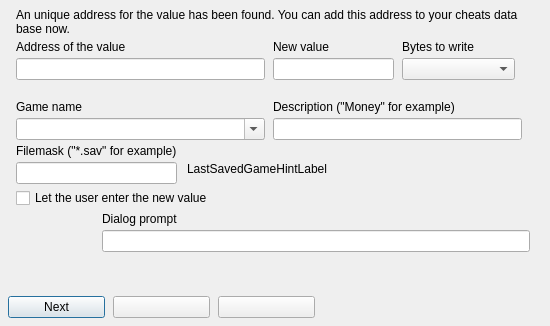
<?xml version="1.0" encoding="UTF-8"?>
<ui version="4.0">
  <class>CheatSearchForm</class>
  <widget class="QDialog" name="CheatSearchForm">
    <property name="geometry"><rect><x>0</x><y>0</y><width>550</width><height>326</height></rect></property>
    <property name="windowTitle"><string>Search for address in saved game</string></property>
    <property name="vclBorderStyle" stdset="0"><string notr="true">bsDialog</string></property>
    <property name="vclPosition" stdset="0"><string notr="true">poOwnerFormCenter</string></property>
    <property name="vclDesignWidth" stdset="0"><number>550</number></property>
    <property name="vclDesignHeight" stdset="0"><number>326</number></property>
    <layout class="QGridLayout" name="CheatSearchForm_Layout" columnstretch="0,0,0,0,1" rowstretch="1,0">
      <property name="leftMargin"><number>0</number></property>
      <property name="topMargin"><number>0</number></property>
      <property name="rightMargin"><number>4</number></property>
      <property name="bottomMargin"><number>8</number></property>
      <property name="horizontalSpacing"><number>8</number></property>
      <property name="verticalSpacing"><number>4</number></property>
      <item row="0" column="0" colspan="5">
        <widget class="QStackedWidget" name="Notebook">
          <property name="currentIndex"><number>2</number></property>
          <property name="vclPageNames" stdset="0"><stringlist notr="true"><string>SelectSearch</string><string>DoSearch</string><string>Actions</string><string>SelectAction</string></stringlist></property>
          <widget class="QWidget" name="Notebook_Page0">
            <property name="vclPageCaption" stdset="0"><string notr="true">SelectSearch</string></property>
            <property name="vclDesignWidth" stdset="0"><number>550</number></property>
            <property name="vclDesignHeight" stdset="0"><number>286</number></property>
            <layout class="QGridLayout" name="Notebook_Page0_Layout" columnstretch="0,0,1">
              <property name="leftMargin"><number>16</number></property>
              <property name="topMargin"><number>8</number></property>
              <property name="rightMargin"><number>5</number></property>
              <property name="bottomMargin"><number>8</number></property>
              <property name="horizontalSpacing"><number>8</number></property>
              <property name="verticalSpacing"><number>4</number></property>
              <item row="0" column="0" colspan="3">
                <widget class="QLabel" name="SearchStartLabel">
                  <property name="text"><string>If there is no unique address found for the value a second search will be needed. Please enter a name for the new search or select a search to be continued from the list.</string></property>
                  <property name="textFormat"><enum>Qt::PlainText</enum></property>
                  <property name="wordWrap"><bool>true</bool></property>
                  <property name="alignment"><set>Qt::AlignLeft|Qt::AlignTop</set></property>
                </widget>
              </item>
              <item row="1" column="0" colspan="3">
                <widget class="QRadioButton" name="SearchStartRadioButton1">
                  <property name="text"><string>Start new search</string></property>
                  <property name="checked"><bool>true</bool></property>
                </widget>
              </item>
              <item row="2" column="1" colspan="2">
                <widget class="QLabel" name="SearchNameEdit_EditLabel">
                  <property name="text"><string>Name for the value to be searched (can be "game name - value to be searched" for example)</string></property>
                  <property name="textFormat"><enum>Qt::PlainText</enum></property>
                  <property name="vclFocusControl" stdset="0"><string notr="true">SearchNameEdit</string></property>
                  <property name="vclLabeledEditOf" stdset="0"><string notr="true">SearchNameEdit</string></property>
                </widget>
              </item>
              <item row="3" column="1" colspan="2">
                <widget class="QLineEdit" name="SearchNameEdit">
          </widget>
              </item>
              <item row="4" column="0" colspan="3">
                <widget class="QRadioButton" name="SearchStartRadioButton2">
                  <property name="text"><string>Continue already started search</string></property>
                </widget>
              </item>
              <item row="5" column="1" colspan="2">
                <widget class="QComboBox" name="SearchNameComboBox">
                  <property name="editable"><bool>false</bool></property>
                  <property name="maxVisibleItems"><number>8</number></property>
                  <property name="sizeAdjustPolicy"><enum>QComboBox::AdjustToMinimumContentsLengthWithIcon</enum></property>
                  <property name="minimumContentsLength"><number>10</number></property>
                </widget>
              </item>
              <item row="6" column="1" alignment="Qt::AlignLeft">
                <widget class="QPushButton" name="SearchNameDeleteButton">
                  <property name="text"><string>Delete selected search data</string></property>
                  <property name="icon"><iconset resource="../../resources/dfend.qrc"><normaloff>:/glyphs/86ad06b420cc830c.png</normaloff></iconset></property>
                  <property name="autoDefault"><bool>false</bool></property>
                  <property name="vclOnClick" stdset="0"><string notr="true">SearchNameDeleteButtonClick</string></property>
                  <property name="minimumSize"><size><width>209</width><height>0</height></size></property>
                </widget>
              </item>
              <item row="0" column="2">
                <spacer name="Notebook_Page0_Layout_HFill">
                  <property name="orientation"><enum>Qt::Horizontal</enum></property>
                  <property name="sizeHint" stdset="0"><size><width>0</width><height>0</height></size></property>
                </spacer>
              </item>
              <item row="7" column="0">
                <spacer name="Notebook_Page0_VFill">
                  <property name="orientation"><enum>Qt::Vertical</enum></property>
                  <property name="sizeHint" stdset="0"><size><width>0</width><height>0</height></size></property>
                </spacer>
              </item>
            </layout>
          </widget>
          <widget class="QWidget" name="Notebook_Page1">
            <property name="vclPageCaption" stdset="0"><string notr="true">DoSearch</string></property>
            <property name="vclDesignWidth" stdset="0"><number>550</number></property>
            <property name="vclDesignHeight" stdset="0"><number>286</number></property>
            <layout class="QVBoxLayout" name="Notebook_Page1_Layout" stretch="0,0,0,1">
              <property name="leftMargin"><number>16</number></property>
              <property name="topMargin"><number>8</number></property>
              <property name="rightMargin"><number>13</number></property>
              <property name="bottomMargin"><number>8</number></property>
              <property name="spacing"><number>0</number></property>
              <item>
                <layout class="QGridLayout" name="Notebook_Page1_Section1" columnstretch="0,0,1">
                  <property name="leftMargin"><number>0</number></property>
                  <property name="topMargin"><number>0</number></property>
                  <property name="rightMargin"><number>0</number></property>
                  <property name="bottomMargin"><number>0</number></property>
                  <property name="horizontalSpacing"><number>8</number></property>
                  <property name="verticalSpacing"><number>4</number></property>
                  <item row="0" column="0" colspan="3">
                    <widget class="QLabel" name="DoSearchLabel">
                      <property name="text"><string>You can search for a known value or even for a value you do not know exactly. In the second case you will have to do multiple searches and tell D-Fend Reborn each time if the value has increased or decreased. When searching for an exactly known value you may also need more than one search if the value is been found at more than one addresses in the file.</string></property>
                      <property name="textFormat"><enum>Qt::PlainText</enum></property>
                      <property name="wordWrap"><bool>true</bool></property>
                      <property name="alignment"><set>Qt::AlignLeft|Qt::AlignTop</set></property>
                    </widget>
                  </item>
                  <item row="1" column="0" colspan="3">
                    <widget class="QRadioButton" name="ValueTypeRadioButton1">
                      <property name="text"><string>Search for known value</string></property>
                      <property name="checked"><bool>true</bool></property>
                    </widget>
                  </item>
                  <item row="2" column="1" colspan="2">
                    <widget class="QLabel" name="ValueEdit_EditLabel">
                      <property name="text"><string>Value to search for</string></property>
                      <property name="textFormat"><enum>Qt::PlainText</enum></property>
                      <property name="vclFocusControl" stdset="0"><string notr="true">ValueEdit</string></property>
                      <property name="vclLabeledEditOf" stdset="0"><string notr="true">ValueEdit</string></property>
                    </widget>
                  </item>
                  <item row="3" column="1" alignment="Qt::AlignLeft">
                    <widget class="QLineEdit" name="ValueEdit">
                      <property name="toolTip"><string>The value can be entered in decimal or hexadecimal notation. Hexadecimal numbers have to start with a leading "$".</string></property>
                      <property name="minimumSize"><size><width>153</width><height>0</height></size></property>
                    </widget>
                  </item>
                  <item row="4" column="0" colspan="3">
                    <widget class="QRadioButton" name="ValueTypeRadioButton2">
                      <property name="text"><string>Search for not exactly known value</string></property>
                    </widget>
                  </item>
                  <item row="5" column="1" alignment="Qt::AlignLeft">
                    <widget class="QComboBox" name="ValueComboBox">
                      <property name="editable"><bool>false</bool></property>
                      <property name="maxVisibleItems"><number>8</number></property>
                      <item>
                        <property name="text"><string>Value has increased since last search</string></property>
                      </item>
                      <item>
                        <property name="text"><string>Value has decreased since last search</string></property>
                      </item>
                      <property name="currentIndex"><number>0</number></property>
                      <property name="minimumSize"><size><width>249</width><height>0</height></size></property>
                    </widget>
                  </item>
                  <item row="0" column="2">
                    <spacer name="Notebook_Page1_Section1_HFill">
                      <property name="orientation"><enum>Qt::Horizontal</enum></property>
                      <property name="sizeHint" stdset="0"><size><width>0</width><height>0</height></size></property>
                    </spacer>
                  </item>
                </layout>
              </item>
              <item>
                <spacer name="Notebook_Page1_Gap1">
                  <property name="orientation"><enum>Qt::Vertical</enum></property>
                  <property name="sizeType"><enum>QSizePolicy::Fixed</enum></property>
                  <property name="sizeHint" stdset="0"><size><width>0</width><height>28</height></size></property>
                </spacer>
              </item>
              <item>
                <layout class="QGridLayout" name="Notebook_Page1_Section2" columnstretch="0,1,0">
                  <property name="leftMargin"><number>0</number></property>
                  <property name="topMargin"><number>0</number></property>
                  <property name="rightMargin"><number>0</number></property>
                  <property name="bottomMargin"><number>0</number></property>
                  <property name="horizontalSpacing"><number>8</number></property>
                  <property name="verticalSpacing"><number>4</number></property>
                  <item row="0" column="0" colspan="2">
                    <widget class="QLabel" name="FileNameEdit_EditLabel">
                      <property name="text"><string>Saved game file to search in</string></property>
                      <property name="textFormat"><enum>Qt::PlainText</enum></property>
                      <property name="vclFocusControl" stdset="0"><string notr="true">FileNameEdit</string></property>
                      <property name="vclLabeledEditOf" stdset="0"><string notr="true">FileNameEdit</string></property>
                    </widget>
                  </item>
                  <item row="1" column="0" colspan="2">
                    <widget class="QLineEdit" name="FileNameEdit">
          </widget>
                  </item>
                  <item row="1" column="2" alignment="Qt::AlignRight">
                    <widget class="QToolButton" name="FileNameButton">
                      <property name="icon"><iconset resource="../../resources/dfend.qrc"><normaloff>:/glyphs/92d9d1a333bceee3.png</normaloff></iconset></property>
                      <property name="iconSize"><size><width>16</width><height>16</height></size></property>
                      <property name="minimumSize"><size><width>23</width><height>0</height></size></property>
                    </widget>
                  </item>
                  <item row="0" column="1">
                    <spacer name="Notebook_Page1_Section2_HFill">
                      <property name="orientation"><enum>Qt::Horizontal</enum></property>
                      <property name="sizeHint" stdset="0"><size><width>0</width><height>0</height></size></property>
                    </spacer>
                  </item>
                </layout>
              </item>
              <item>
                <spacer name="Notebook_Page1_VFill">
                  <property name="orientation"><enum>Qt::Vertical</enum></property>
                  <property name="sizeHint" stdset="0"><size><width>0</width><height>0</height></size></property>
                </spacer>
              </item>
            </layout>
          </widget>
          <widget class="QWidget" name="Notebook_Page2">
            <property name="vclPageCaption" stdset="0"><string notr="true">Actions</string></property>
            <property name="vclDesignWidth" stdset="0"><number>550</number></property>
            <property name="vclDesignHeight" stdset="0"><number>286</number></property>
            <layout class="QVBoxLayout" name="Notebook_Page2_Layout" stretch="0,0,0,1">
              <property name="leftMargin"><number>16</number></property>
              <property name="topMargin"><number>8</number></property>
              <property name="rightMargin"><number>16</number></property>
              <property name="bottomMargin"><number>8</number></property>
              <property name="spacing"><number>0</number></property>
              <item>
                <layout class="QGridLayout" name="Notebook_Page2_Section1" columnstretch="0,0,0,1">
                  <property name="leftMargin"><number>0</number></property>
                  <property name="topMargin"><number>0</number></property>
                  <property name="rightMargin"><number>0</number></property>
                  <property name="bottomMargin"><number>0</number></property>
                  <property name="horizontalSpacing"><number>8</number></property>
                  <property name="verticalSpacing"><number>4</number></property>
                  <item row="0" column="0" colspan="4">
                    <widget class="QLabel" name="ActionLabel">
                      <property name="text"><string>An unique address for the value has been found. You can add this address to your cheats data base now.</string></property>
                      <property name="textFormat"><enum>Qt::PlainText</enum></property>
                      <property name="wordWrap"><bool>true</bool></property>
                      <property name="alignment"><set>Qt::AlignLeft|Qt::AlignTop</set></property>
                    </widget>
                  </item>
                  <item row="1" column="0">
                    <widget class="QLabel" name="AddressEdit_EditLabel">
                      <property name="text"><string>Address of the value</string></property>
                      <property name="textFormat"><enum>Qt::PlainText</enum></property>
                      <property name="vclFocusControl" stdset="0"><string notr="true">AddressEdit</string></property>
                      <property name="vclLabeledEditOf" stdset="0"><string notr="true">AddressEdit</string></property>
                    </widget>
                  </item>
                  <item row="1" column="1">
                    <widget class="QLabel" name="NewValueEdit_EditLabel">
                      <property name="text"><string>New value</string></property>
                      <property name="textFormat"><enum>Qt::PlainText</enum></property>
                      <property name="vclFocusControl" stdset="0"><string notr="true">NewValueEdit</string></property>
                      <property name="vclLabeledEditOf" stdset="0"><string notr="true">NewValueEdit</string></property>
                    </widget>
                  </item>
                  <item row="1" column="2" colspan="2">
                    <widget class="QLabel" name="BytesLabel">
                      <property name="text"><string>Bytes to write</string></property>
                      <property name="textFormat"><enum>Qt::PlainText</enum></property>
                      <property name="alignment"><set>Qt::AlignLeft|Qt::AlignTop</set></property>
                    </widget>
                  </item>
                  <item row="2" column="0" alignment="Qt::AlignLeft">
                    <widget class="QLineEdit" name="AddressEdit">
                      <property name="readOnly"><bool>true</bool></property>
                      <property name="minimumSize"><size><width>249</width><height>0</height></size></property>
                    </widget>
                  </item>
                  <item row="2" column="1" alignment="Qt::AlignLeft">
                    <widget class="QLineEdit" name="NewValueEdit">
                      <property name="minimumSize"><size><width>121</width><height>0</height></size></property>
                    </widget>
                  </item>
                  <item row="2" column="2" alignment="Qt::AlignLeft">
                    <widget class="QComboBox" name="BytesComboBox">
                      <property name="editable"><bool>false</bool></property>
                      <property name="maxVisibleItems"><number>8</number></property>
                      <property name="minimumSize"><size><width>113</width><height>0</height></size></property>
                    </widget>
                  </item>
                  <item row="0" column="3">
                    <spacer name="Notebook_Page2_Section1_HFill">
                      <property name="orientation"><enum>Qt::Horizontal</enum></property>
                      <property name="sizeHint" stdset="0"><size><width>0</width><height>0</height></size></property>
                    </spacer>
                  </item>
                </layout>
              </item>
              <item>
                <spacer name="Notebook_Page2_Gap1">
                  <property name="orientation"><enum>Qt::Vertical</enum></property>
                  <property name="sizeType"><enum>QSizePolicy::Fixed</enum></property>
                  <property name="sizeHint" stdset="0"><size><width>0</width><height>20</height></size></property>
                </spacer>
              </item>
              <item>
                <layout class="QGridLayout" name="Notebook_Page2_Section2" columnstretch="0,0,0,0,1">
                  <property name="leftMargin"><number>0</number></property>
                  <property name="topMargin"><number>0</number></property>
                  <property name="rightMargin"><number>0</number></property>
                  <property name="bottomMargin"><number>0</number></property>
                  <property name="horizontalSpacing"><number>8</number></property>
                  <property name="verticalSpacing"><number>4</number></property>
                  <item row="0" column="0" colspan="2">
                    <widget class="QLabel" name="GameNameLabel">
                      <property name="text"><string>Game name</string></property>
                      <property name="textFormat"><enum>Qt::PlainText</enum></property>
                      <property name="alignment"><set>Qt::AlignLeft|Qt::AlignTop</set></property>
                    </widget>
                  </item>
                  <item row="0" column="3" colspan="2">
                    <widget class="QLabel" name="DescriptionEdit_EditLabel">
                      <property name="text"><string>Description ("Money" for example)</string></property>
                      <property name="textFormat"><enum>Qt::PlainText</enum></property>
                      <property name="vclFocusControl" stdset="0"><string notr="true">DescriptionEdit</string></property>
                      <property name="vclLabeledEditOf" stdset="0"><string notr="true">DescriptionEdit</string></property>
                    </widget>
                  </item>
                  <item row="1" column="0" colspan="3" alignment="Qt::AlignLeft">
                    <widget class="QComboBox" name="GameNameComboBox">
                      <property name="editable"><bool>true</bool></property>
                      <property name="maxVisibleItems"><number>8</number></property>
                      <property name="minimumSize"><size><width>249</width><height>0</height></size></property>
                    </widget>
                  </item>
                  <item row="1" column="3" alignment="Qt::AlignLeft">
                    <widget class="QLineEdit" name="DescriptionEdit">
                      <property name="minimumSize"><size><width>249</width><height>0</height></size></property>
                    </widget>
                  </item>
                  <item row="2" column="0" colspan="5">
                    <widget class="QLabel" name="FileMaskEdit_EditLabel">
                      <property name="text"><string>Filemask ("*.sav" for example)</string></property>
                      <property name="textFormat"><enum>Qt::PlainText</enum></property>
                      <property name="vclFocusControl" stdset="0"><string notr="true">FileMaskEdit</string></property>
                      <property name="vclLabeledEditOf" stdset="0"><string notr="true">FileMaskEdit</string></property>
                    </widget>
                  </item>
                  <item row="3" column="0" colspan="2" alignment="Qt::AlignLeft">
                    <widget class="QLineEdit" name="FileMaskEdit">
                      <property name="minimumSize"><size><width>161</width><height>0</height></size></property>
                    </widget>
                  </item>
                  <item row="3" column="2" colspan="3">
                    <widget class="QLabel" name="LastSavedGameHintLabel">
                      <property name="text"><string>LastSavedGameHintLabel</string></property>
                      <property name="textFormat"><enum>Qt::PlainText</enum></property>
                      <property name="alignment"><set>Qt::AlignLeft|Qt::AlignTop</set></property>
                    </widget>
                  </item>
                  <item row="4" column="0" colspan="5">
                    <widget class="QCheckBox" name="UseDialogCheckBox">
                      <property name="text"><string>Let the user enter the new value</string></property>
                    </widget>
                  </item>
                  <item row="5" column="1" colspan="4">
                    <widget class="QLabel" name="UseDialogEdit_EditLabel">
                      <property name="text"><string>Dialog prompt</string></property>
                      <property name="textFormat"><enum>Qt::PlainText</enum></property>
                      <property name="vclFocusControl" stdset="0"><string notr="true">UseDialogEdit</string></property>
                      <property name="vclLabeledEditOf" stdset="0"><string notr="true">UseDialogEdit</string></property>
                    </widget>
                  </item>
                  <item row="6" column="1" colspan="4">
                    <widget class="QLineEdit" name="UseDialogEdit">
          </widget>
                  </item>
                  <item row="0" column="4">
                    <spacer name="Notebook_Page2_Section2_HFill">
                      <property name="orientation"><enum>Qt::Horizontal</enum></property>
                      <property name="sizeHint" stdset="0"><size><width>0</width><height>0</height></size></property>
                    </spacer>
                  </item>
                </layout>
              </item>
              <item>
                <spacer name="Notebook_Page2_VFill">
                  <property name="orientation"><enum>Qt::Vertical</enum></property>
                  <property name="sizeHint" stdset="0"><size><width>0</width><height>0</height></size></property>
                </spacer>
              </item>
            </layout>
          </widget>
          <widget class="QWidget" name="Notebook_Page3">
            <property name="vclPageCaption" stdset="0"><string notr="true">SelectAction</string></property>
            <property name="vclDesignWidth" stdset="0"><number>550</number></property>
            <property name="vclDesignHeight" stdset="0"><number>286</number></property>
            <layout class="QGridLayout" name="Notebook_Page3_Layout" columnstretch="0,1" rowstretch="0,1,0">
              <property name="leftMargin"><number>16</number></property>
              <property name="topMargin"><number>8</number></property>
              <property name="rightMargin"><number>13</number></property>
              <property name="bottomMargin"><number>8</number></property>
              <property name="horizontalSpacing"><number>8</number></property>
              <property name="verticalSpacing"><number>4</number></property>
              <item row="0" column="0" colspan="2">
                <widget class="QLabel" name="SelectActionLabel">
                  <property name="text"><string>Multiple matching addresses have been found. You can store the search results and continue later to find an unique address or you can create a cheat record from one of the addresses below.</string></property>
                  <property name="textFormat"><enum>Qt::PlainText</enum></property>
                  <property name="wordWrap"><bool>true</bool></property>
                  <property name="alignment"><set>Qt::AlignLeft|Qt::AlignTop</set></property>
                </widget>
              </item>
              <item row="1" column="0" colspan="2">
                <widget class="QListWidget" name="SelectActionListBox">
                  <property name="minimumSize"><size><width>0</width><height>0</height></size></property>
                </widget>
              </item>
              <item row="2" column="0" colspan="2">
                <widget class="TRadioGroupWidget" name="SelectActionRadioGroup">
                  <property name="title"><string>Actions</string></property>
                  <property name="items" stdset="0"><stringlist notr="true"><string>Store search results and close dialog</string><string>Create cheat record from selected address and delete search data</string><string>Create cheat record from selected address but keep the search data</string></stringlist></property>
                  <property name="itemIndex" stdset="0"><number>0</number></property>
                  <property name="minimumSize"><size><width>0</width><height>0</height></size></property>
                </widget>
              </item>
              <item row="0" column="1">
                <spacer name="Notebook_Page3_Layout_HFill">
                  <property name="orientation"><enum>Qt::Horizontal</enum></property>
                  <property name="sizeHint" stdset="0"><size><width>0</width><height>0</height></size></property>
                </spacer>
              </item>
            </layout>
          </widget>
        </widget>
      </item>
      <item row="1" column="1" alignment="Qt::AlignLeft">
        <widget class="QPushButton" name="NextButton">
          <property name="text"><string>Next</string></property>
          <property name="icon"><iconset resource="../../resources/dfend.qrc"><normaloff>:/glyphs/65f2d89bba697ee8.png</normaloff></iconset></property>
          <property name="default"><bool>true</bool></property>
          <property name="vclOnClick" stdset="0"><string notr="true">NextButtonClick</string></property>
          <property name="minimumSize"><size><width>97</width><height>0</height></size></property>
        </widget>
      </item>
      <item row="1" column="2" alignment="Qt::AlignLeft">
        <widget class="QPushButton" name="CancelButton">
          <property name="text"><string /></property>
          <property name="autoDefault"><bool>false</bool></property>
          <property name="vclKind" stdset="0"><string notr="true">bkCancel</string></property>
          <property name="vclCancel" stdset="0"><bool>true</bool></property>
          <property name="vclModalResult" stdset="0"><string notr="true">mrCancel</string></property>
          <property name="minimumSize"><size><width>97</width><height>0</height></size></property>
        </widget>
      </item>
      <item row="1" column="3" alignment="Qt::AlignLeft">
        <widget class="QPushButton" name="HelpButton">
          <property name="text"><string /></property>
          <property name="autoDefault"><bool>false</bool></property>
          <property name="vclKind" stdset="0"><string notr="true">bkHelp</string></property>
          <property name="vclOnClick" stdset="0"><string notr="true">HelpButtonClick</string></property>
          <property name="minimumSize"><size><width>97</width><height>0</height></size></property>
        </widget>
      </item>
      <item row="0" column="4">
        <spacer name="CheatSearchForm_Layout_HFill">
          <property name="orientation"><enum>Qt::Horizontal</enum></property>
          <property name="sizeHint" stdset="0"><size><width>0</width><height>0</height></size></property>
        </spacer>
      </item>
    </layout>
  </widget>
  <customwidgets>
    <customwidget>
      <class>TRadioGroupWidget</class>
      <extends>QGroupBox</extends>
      <header>VclWidgets.h</header>
    </customwidget>
  </customwidgets>
  <tabstops>
    <tabstop>SearchStartRadioButton1</tabstop>
    <tabstop>SearchNameEdit</tabstop>
    <tabstop>SearchStartRadioButton2</tabstop>
    <tabstop>SearchNameComboBox</tabstop>
    <tabstop>SearchNameDeleteButton</tabstop>
    <tabstop>ValueTypeRadioButton1</tabstop>
    <tabstop>ValueEdit</tabstop>
    <tabstop>ValueTypeRadioButton2</tabstop>
    <tabstop>ValueComboBox</tabstop>
    <tabstop>FileNameEdit</tabstop>
    <tabstop>AddressEdit</tabstop>
    <tabstop>NewValueEdit</tabstop>
    <tabstop>BytesComboBox</tabstop>
    <tabstop>GameNameComboBox</tabstop>
    <tabstop>DescriptionEdit</tabstop>
    <tabstop>FileMaskEdit</tabstop>
    <tabstop>UseDialogCheckBox</tabstop>
    <tabstop>UseDialogEdit</tabstop>
    <tabstop>SelectActionListBox</tabstop>
    <tabstop>NextButton</tabstop>
    <tabstop>CancelButton</tabstop>
    <tabstop>HelpButton</tabstop>
  </tabstops>
  <resources>
    <include location="../../resources/dfend.qrc" />
  </resources>
  <connections />
</ui>
